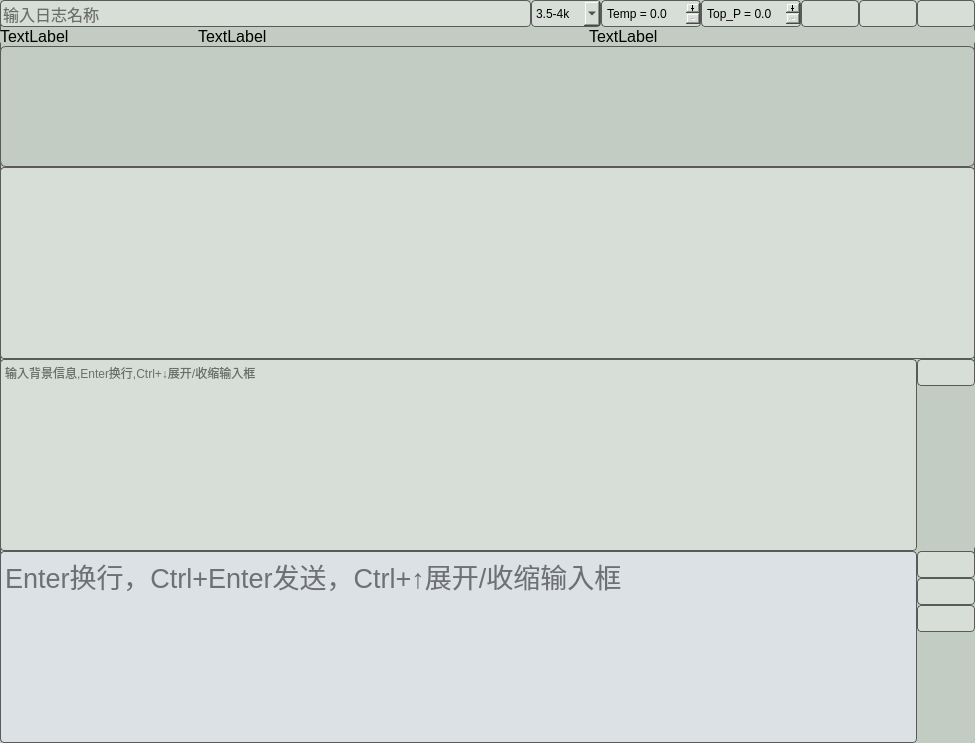
<?xml version="1.0" encoding="UTF-8"?>
<ui version="4.0">
 <class>MainWindow</class>
 <widget class="QMainWindow" name="MainWindow">
  <property name="geometry">
   <rect>
    <x>0</x>
    <y>0</y>
    <width>975</width>
    <height>743</height>
   </rect>
  </property>
  <property name="sizePolicy">
   <sizepolicy hsizetype="Fixed" vsizetype="Fixed">
    <horstretch>0</horstretch>
    <verstretch>0</verstretch>
   </sizepolicy>
  </property>
  <property name="minimumSize">
   <size>
    <width>40</width>
    <height>40</height>
   </size>
  </property>
  <property name="font">
   <font>
    <pointsize>20</pointsize>
   </font>
  </property>
  <property name="windowTitle">
   <string/>
  </property>
  <property name="styleSheet">
   <string notr="true">background-color: rgb(194, 204, 194);
border:1px solid rgb(90,90,90);
border-radius:6px;</string>
  </property>
  <widget class="QWidget" name="centralwidget">
   <layout class="QVBoxLayout" name="verticalLayout">
    <property name="spacing">
     <number>0</number>
    </property>
    <property name="leftMargin">
     <number>0</number>
    </property>
    <property name="topMargin">
     <number>0</number>
    </property>
    <property name="rightMargin">
     <number>0</number>
    </property>
    <property name="bottomMargin">
     <number>0</number>
    </property>
    <item>
     <widget class="QWidget" name="log_layout_w" native="true">
      <property name="sizePolicy">
       <sizepolicy hsizetype="Preferred" vsizetype="Fixed">
        <horstretch>0</horstretch>
        <verstretch>0</verstretch>
       </sizepolicy>
      </property>
      <property name="styleSheet">
       <string notr="true">border:0px;</string>
      </property>
      <layout class="QHBoxLayout" name="log_layout">
       <property name="spacing">
        <number>0</number>
       </property>
       <property name="sizeConstraint">
        <enum>QLayout::SetDefaultConstraint</enum>
       </property>
       <property name="leftMargin">
        <number>0</number>
       </property>
       <property name="topMargin">
        <number>0</number>
       </property>
       <property name="rightMargin">
        <number>0</number>
       </property>
       <property name="bottomMargin">
        <number>0</number>
       </property>
       <item>
        <widget class="QLineEdit" name="log_name_edit">
         <property name="sizePolicy">
          <sizepolicy hsizetype="Expanding" vsizetype="Expanding">
           <horstretch>0</horstretch>
           <verstretch>0</verstretch>
          </sizepolicy>
         </property>
         <property name="font">
          <font>
           <pointsize>12</pointsize>
          </font>
         </property>
         <property name="styleSheet">
          <string notr="true">background-color:rgb(215,221,215);
border:1px solid rgb(90,90,90);
border-radius:4px;</string>
         </property>
         <property name="placeholderText">
          <string>输入日志名称</string>
         </property>
        </widget>
       </item>
       <item>
        <widget class="QComboBox" name="model_combo">
         <property name="sizePolicy">
          <sizepolicy hsizetype="Fixed" vsizetype="Preferred">
           <horstretch>0</horstretch>
           <verstretch>0</verstretch>
          </sizepolicy>
         </property>
         <property name="minimumSize">
          <size>
           <width>70</width>
           <height>0</height>
          </size>
         </property>
         <property name="styleSheet">
          <string notr="true">background-color:rgb(215,221,215);
border:1px solid rgb(90,90,90);
border-radius:4px;</string>
         </property>
         <item>
          <property name="text">
           <string>3.5-4k</string>
          </property>
         </item>
         <item>
          <property name="text">
           <string>3.5-16K</string>
          </property>
         </item>
        </widget>
       </item>
       <item>
        <widget class="QDoubleSpinBox" name="temp_vbox">
         <property name="sizePolicy">
          <sizepolicy hsizetype="Fixed" vsizetype="Preferred">
           <horstretch>0</horstretch>
           <verstretch>0</verstretch>
          </sizepolicy>
         </property>
         <property name="minimumSize">
          <size>
           <width>100</width>
           <height>0</height>
          </size>
         </property>
         <property name="styleSheet">
          <string notr="true">background-color:rgb(215,221,215);
border:1px solid rgb(90,90,90);
border-radius:4px;</string>
         </property>
         <property name="buttonSymbols">
          <enum>QAbstractSpinBox::PlusMinus</enum>
         </property>
         <property name="prefix">
          <string> Temp = </string>
         </property>
         <property name="decimals">
          <number>1</number>
         </property>
         <property name="maximum">
          <double>1.000000000000000</double>
         </property>
         <property name="singleStep">
          <double>0.100000000000000</double>
         </property>
        </widget>
       </item>
       <item>
        <widget class="QDoubleSpinBox" name="topp_vbox">
         <property name="sizePolicy">
          <sizepolicy hsizetype="Fixed" vsizetype="Preferred">
           <horstretch>0</horstretch>
           <verstretch>0</verstretch>
          </sizepolicy>
         </property>
         <property name="minimumSize">
          <size>
           <width>100</width>
           <height>0</height>
          </size>
         </property>
         <property name="styleSheet">
          <string notr="true">background-color:rgb(215,221,215);
border:1px solid rgb(90,90,90);
border-radius:4px;</string>
         </property>
         <property name="buttonSymbols">
          <enum>QAbstractSpinBox::PlusMinus</enum>
         </property>
         <property name="prefix">
          <string> Top_P = </string>
         </property>
         <property name="decimals">
          <number>1</number>
         </property>
         <property name="maximum">
          <double>1.000000000000000</double>
         </property>
         <property name="singleStep">
          <double>0.100000000000000</double>
         </property>
        </widget>
       </item>
       <item>
        <widget class="QPushButton" name="save_btn">
         <property name="sizePolicy">
          <sizepolicy hsizetype="Fixed" vsizetype="Expanding">
           <horstretch>0</horstretch>
           <verstretch>0</verstretch>
          </sizepolicy>
         </property>
         <property name="minimumSize">
          <size>
           <width>40</width>
           <height>0</height>
          </size>
         </property>
         <property name="font">
          <font>
           <pointsize>16</pointsize>
          </font>
         </property>
         <property name="toolTip">
          <string>&lt;html&gt;&lt;head/&gt;&lt;body&gt;&lt;p&gt;&lt;span style=&quot; font-size:16pt;&quot;&gt;保存日志&lt;/span&gt;&lt;/p&gt;&lt;/body&gt;&lt;/html&gt;</string>
         </property>
         <property name="styleSheet">
          <string notr="true">QPushButton:checked
{
background-color: rgb(165,180,165)
}

QPushButton
{
background-color:rgb(215,221,215);
border:1px solid rgb(90,90,90);
border-radius:4px;
}
QPushButton:hover
{
background-color: rgb(238,232,210)
}
QPushButton:pressed
{
background-color: rgb(105,158,105)
}</string>
         </property>
         <property name="text">
          <string/>
         </property>
         <property name="icon">
          <iconset>
           <normaloff>icon/save.png</normaloff>icon/save.png</iconset>
         </property>
         <property name="iconSize">
          <size>
           <width>30</width>
           <height>30</height>
          </size>
         </property>
        </widget>
       </item>
       <item>
        <widget class="QPushButton" name="load_btn">
         <property name="sizePolicy">
          <sizepolicy hsizetype="Fixed" vsizetype="Expanding">
           <horstretch>0</horstretch>
           <verstretch>0</verstretch>
          </sizepolicy>
         </property>
         <property name="minimumSize">
          <size>
           <width>40</width>
           <height>0</height>
          </size>
         </property>
         <property name="font">
          <font>
           <pointsize>16</pointsize>
          </font>
         </property>
         <property name="toolTip">
          <string>&lt;html&gt;&lt;head/&gt;&lt;body&gt;&lt;p&gt;&lt;span style=&quot; font-size:16pt;&quot;&gt;加载日志&lt;/span&gt;&lt;/p&gt;&lt;/body&gt;&lt;/html&gt;</string>
         </property>
         <property name="styleSheet">
          <string notr="true">QPushButton:checked
{
background-color: rgb(165,180,165)
}

QPushButton
{
background-color:rgb(215,221,215);
border:1px solid rgb(90,90,90);
border-radius:4px;
}
QPushButton:hover
{
background-color: rgb(238,232,210)
}
QPushButton:pressed
{
background-color: rgb(105,158,105)
}</string>
         </property>
         <property name="text">
          <string/>
         </property>
         <property name="icon">
          <iconset>
           <normaloff>icon/load.png</normaloff>icon/load.png</iconset>
         </property>
         <property name="iconSize">
          <size>
           <width>30</width>
           <height>30</height>
          </size>
         </property>
        </widget>
       </item>
       <item>
        <widget class="QPushButton" name="pin_btn">
         <property name="sizePolicy">
          <sizepolicy hsizetype="Fixed" vsizetype="Expanding">
           <horstretch>0</horstretch>
           <verstretch>0</verstretch>
          </sizepolicy>
         </property>
         <property name="minimumSize">
          <size>
           <width>40</width>
           <height>0</height>
          </size>
         </property>
         <property name="font">
          <font>
           <pointsize>16</pointsize>
          </font>
         </property>
         <property name="toolTip">
          <string>&lt;html&gt;&lt;head/&gt;&lt;body&gt;&lt;p&gt;&lt;span style=&quot; font-size:16pt;&quot;&gt;窗体置顶&lt;/span&gt;&lt;/p&gt;&lt;/body&gt;&lt;/html&gt;</string>
         </property>
         <property name="styleSheet">
          <string notr="true">QPushButton:checked
{
background-color: rgb(165,180,165)
}

QPushButton
{
background-color:rgb(215,221,215);
border:1px solid rgb(90,90,90);
border-radius:4px;
}
QPushButton:hover
{
background-color: rgb(238,232,210)
}
QPushButton:pressed
{
background-color: rgb(105,158,105)
}</string>
         </property>
         <property name="text">
          <string/>
         </property>
         <property name="icon">
          <iconset>
           <normaloff>icon/pinoff.png</normaloff>
           <normalon>icon/pin.png</normalon>icon/pinoff.png</iconset>
         </property>
         <property name="iconSize">
          <size>
           <width>30</width>
           <height>30</height>
          </size>
         </property>
         <property name="checkable">
          <bool>true</bool>
         </property>
        </widget>
       </item>
      </layout>
     </widget>
    </item>
    <item>
     <widget class="QWidget" name="token_disp_layout_w" native="true">
      <property name="styleSheet">
       <string notr="true">border:0px;</string>
      </property>
      <layout class="QHBoxLayout" name="horizontalLayout_3" stretch="1,2,2">
       <property name="spacing">
        <number>5</number>
       </property>
       <property name="leftMargin">
        <number>0</number>
       </property>
       <property name="topMargin">
        <number>0</number>
       </property>
       <property name="rightMargin">
        <number>0</number>
       </property>
       <property name="bottomMargin">
        <number>0</number>
       </property>
       <item>
        <widget class="QLabel" name="predicted_token_disp">
         <property name="font">
          <font>
           <pointsize>12</pointsize>
          </font>
         </property>
         <property name="text">
          <string>TextLabel</string>
         </property>
        </widget>
       </item>
       <item>
        <widget class="QLabel" name="actual_token_disp">
         <property name="font">
          <font>
           <pointsize>12</pointsize>
          </font>
         </property>
         <property name="text">
          <string>TextLabel</string>
         </property>
        </widget>
       </item>
       <item>
        <widget class="QLabel" name="sum_token_disp">
         <property name="font">
          <font>
           <pointsize>12</pointsize>
          </font>
         </property>
         <property name="text">
          <string>TextLabel</string>
         </property>
        </widget>
       </item>
      </layout>
     </widget>
    </item>
    <item>
     <widget class="DialogList" name="dialog_list" native="true">
      <property name="sizePolicy">
       <sizepolicy hsizetype="Preferred" vsizetype="Expanding">
        <horstretch>0</horstretch>
        <verstretch>0</verstretch>
       </sizepolicy>
      </property>
     </widget>
    </item>
    <item>
     <widget class="QTextEdit" name="dialog_edit">
      <property name="sizePolicy">
       <sizepolicy hsizetype="Expanding" vsizetype="Expanding">
        <horstretch>0</horstretch>
        <verstretch>0</verstretch>
       </sizepolicy>
      </property>
      <property name="font">
       <font>
        <pointsize>12</pointsize>
       </font>
      </property>
      <property name="styleSheet">
       <string notr="true">background-color:rgb(215,221,215);
border:1px solid rgb(90,90,90);
border-radius:4px;</string>
      </property>
      <property name="horizontalScrollBarPolicy">
       <enum>Qt::ScrollBarAlwaysOff</enum>
      </property>
      <property name="readOnly">
       <bool>true</bool>
      </property>
      <property name="html">
       <string>&lt;!DOCTYPE HTML PUBLIC &quot;-//W3C//DTD HTML 4.0//EN&quot; &quot;http://www.w3.org/TR/REC-html40/strict.dtd&quot;&gt;
&lt;html&gt;&lt;head&gt;&lt;meta name=&quot;qrichtext&quot; content=&quot;1&quot; /&gt;&lt;meta charset=&quot;utf-8&quot; /&gt;&lt;style type=&quot;text/css&quot;&gt;
p, li { white-space: pre-wrap; }
hr { height: 1px; border-width: 0; }
li.unchecked::marker { content: &quot;\2610&quot;; }
li.checked::marker { content: &quot;\2612&quot;; }
&lt;/style&gt;&lt;/head&gt;&lt;body style=&quot; font-family:'Microsoft YaHei UI'; font-size:12pt; font-weight:400; font-style:normal;&quot;&gt;
&lt;p style=&quot;-qt-paragraph-type:empty; margin-top:0px; margin-bottom:0px; margin-left:0px; margin-right:0px; -qt-block-indent:0; text-indent:0px;&quot;&gt;&lt;br /&gt;&lt;/p&gt;&lt;/body&gt;&lt;/html&gt;</string>
      </property>
     </widget>
    </item>
    <item>
     <widget class="QWidget" name="system_layout_w" native="true">
      <property name="sizePolicy">
       <sizepolicy hsizetype="Expanding" vsizetype="Fixed">
        <horstretch>0</horstretch>
        <verstretch>0</verstretch>
       </sizepolicy>
      </property>
      <property name="styleSheet">
       <string notr="true">border:0px;</string>
      </property>
      <layout class="QHBoxLayout" name="horizontalLayout">
       <property name="spacing">
        <number>0</number>
       </property>
       <property name="leftMargin">
        <number>0</number>
       </property>
       <property name="topMargin">
        <number>0</number>
       </property>
       <property name="rightMargin">
        <number>0</number>
       </property>
       <property name="bottomMargin">
        <number>0</number>
       </property>
       <item>
        <widget class="QPlainTextEdit" name="system_edit">
         <property name="sizePolicy">
          <sizepolicy hsizetype="Expanding" vsizetype="Expanding">
           <horstretch>0</horstretch>
           <verstretch>0</verstretch>
          </sizepolicy>
         </property>
         <property name="styleSheet">
          <string notr="true">background-color:rgb(215,221,215);
border:1px solid rgb(90,90,90);
border-radius:4px;</string>
         </property>
         <property name="placeholderText">
          <string>输入背景信息,Enter换行,Ctrl+↓展开/收缩输入框</string>
         </property>
        </widget>
       </item>
       <item>
        <widget class="QWidget" name="verticalWidget" native="true">
         <property name="sizePolicy">
          <sizepolicy hsizetype="Preferred" vsizetype="Expanding">
           <horstretch>0</horstretch>
           <verstretch>0</verstretch>
          </sizepolicy>
         </property>
         <layout class="QVBoxLayout" name="verticalLayout_3">
          <property name="spacing">
           <number>0</number>
          </property>
          <property name="leftMargin">
           <number>0</number>
          </property>
          <property name="topMargin">
           <number>0</number>
          </property>
          <property name="rightMargin">
           <number>0</number>
          </property>
          <property name="bottomMargin">
           <number>0</number>
          </property>
          <item>
           <widget class="QPushButton" name="system_size_btn">
            <property name="sizePolicy">
             <sizepolicy hsizetype="Fixed" vsizetype="Fixed">
              <horstretch>0</horstretch>
              <verstretch>0</verstretch>
             </sizepolicy>
            </property>
            <property name="font">
             <font>
              <pointsize>16</pointsize>
             </font>
            </property>
            <property name="toolTip">
             <string>&lt;html&gt;&lt;head/&gt;&lt;body&gt;&lt;p&gt;&lt;span style=&quot; font-size:16pt;&quot;&gt;展开/收缩&lt;/span&gt;&lt;/p&gt;&lt;/body&gt;&lt;/html&gt;</string>
            </property>
            <property name="styleSheet">
             <string notr="true">QPushButton:checked
{
background-color: rgb(165,180,165)
}

QPushButton
{
background-color:rgb(215,221,215);
border:1px solid rgb(90,90,90);
border-radius:4px;
}
QPushButton:hover
{
background-color: rgb(238,232,210)
}
QPushButton:pressed
{
background-color: rgb(105,158,105)
}</string>
            </property>
            <property name="text">
             <string/>
            </property>
            <property name="icon">
             <iconset>
              <normaloff>icon/up.png</normaloff>icon/up.png</iconset>
            </property>
            <property name="iconSize">
             <size>
              <width>30</width>
              <height>30</height>
             </size>
            </property>
            <property name="checkable">
             <bool>true</bool>
            </property>
           </widget>
          </item>
          <item>
           <spacer name="verticalSpacer_2">
            <property name="orientation">
             <enum>Qt::Vertical</enum>
            </property>
            <property name="sizeHint" stdset="0">
             <size>
              <width>0</width>
              <height>40</height>
             </size>
            </property>
           </spacer>
          </item>
         </layout>
        </widget>
       </item>
      </layout>
     </widget>
    </item>
    <item>
     <widget class="QWidget" name="input_layout_w" native="true">
      <property name="sizePolicy">
       <sizepolicy hsizetype="Expanding" vsizetype="Fixed">
        <horstretch>0</horstretch>
        <verstretch>0</verstretch>
       </sizepolicy>
      </property>
      <property name="styleSheet">
       <string notr="true">border:0px</string>
      </property>
      <layout class="QHBoxLayout" name="horizontalLayout_2">
       <property name="spacing">
        <number>0</number>
       </property>
       <property name="leftMargin">
        <number>0</number>
       </property>
       <property name="topMargin">
        <number>0</number>
       </property>
       <property name="rightMargin">
        <number>0</number>
       </property>
       <property name="bottomMargin">
        <number>0</number>
       </property>
       <item>
        <widget class="QPlainTextEdit" name="input_edit">
         <property name="sizePolicy">
          <sizepolicy hsizetype="Expanding" vsizetype="Expanding">
           <horstretch>0</horstretch>
           <verstretch>0</verstretch>
          </sizepolicy>
         </property>
         <property name="font">
          <font>
           <pointsize>20</pointsize>
          </font>
         </property>
         <property name="styleSheet">
          <string notr="true">background-color:rgb(220,225,230);
border:1px solid rgb(90,90,90);
border-radius:4px;</string>
         </property>
         <property name="placeholderText">
          <string>Enter换行，Ctrl+Enter发送，Ctrl+↑展开/收缩输入框</string>
         </property>
        </widget>
       </item>
       <item>
        <widget class="QWidget" name="button_layout_w" native="true">
         <property name="sizePolicy">
          <sizepolicy hsizetype="Fixed" vsizetype="Expanding">
           <horstretch>0</horstretch>
           <verstretch>0</verstretch>
          </sizepolicy>
         </property>
         <property name="styleSheet">
          <string notr="true">border:0px</string>
         </property>
         <layout class="QVBoxLayout" name="verticalLayout_2">
          <property name="spacing">
           <number>0</number>
          </property>
          <property name="leftMargin">
           <number>0</number>
          </property>
          <property name="topMargin">
           <number>0</number>
          </property>
          <property name="rightMargin">
           <number>0</number>
          </property>
          <property name="bottomMargin">
           <number>0</number>
          </property>
          <item>
           <widget class="QPushButton" name="input_size_btn">
            <property name="sizePolicy">
             <sizepolicy hsizetype="Fixed" vsizetype="Fixed">
              <horstretch>0</horstretch>
              <verstretch>0</verstretch>
             </sizepolicy>
            </property>
            <property name="font">
             <font>
              <pointsize>16</pointsize>
             </font>
            </property>
            <property name="toolTip">
             <string>&lt;html&gt;&lt;head/&gt;&lt;body&gt;&lt;p&gt;&lt;span style=&quot; font-size:16pt;&quot;&gt;展开/收缩&lt;/span&gt;&lt;/p&gt;&lt;/body&gt;&lt;/html&gt;</string>
            </property>
            <property name="styleSheet">
             <string notr="true">QPushButton:checked
{
background-color: rgb(165,180,165)
}

QPushButton
{
background-color:rgb(215,221,215);
border:1px solid rgb(90,90,90);
border-radius:4px;
}
QPushButton:hover
{
background-color: rgb(238,232,210)
}
QPushButton:pressed
{
background-color: rgb(105,158,105)
}</string>
            </property>
            <property name="text">
             <string/>
            </property>
            <property name="icon">
             <iconset>
              <normaloff>icon/up.png</normaloff>icon/up.png</iconset>
            </property>
            <property name="iconSize">
             <size>
              <width>30</width>
              <height>30</height>
             </size>
            </property>
            <property name="checkable">
             <bool>true</bool>
            </property>
           </widget>
          </item>
          <item>
           <widget class="QPushButton" name="send_btn">
            <property name="sizePolicy">
             <sizepolicy hsizetype="Fixed" vsizetype="Fixed">
              <horstretch>0</horstretch>
              <verstretch>0</verstretch>
             </sizepolicy>
            </property>
            <property name="font">
             <font>
              <pointsize>16</pointsize>
             </font>
            </property>
            <property name="toolTip">
             <string>&lt;html&gt;&lt;head/&gt;&lt;body&gt;&lt;p&gt;&lt;span style=&quot; font-size:16pt;&quot;&gt;发送&lt;/span&gt;&lt;/p&gt;&lt;/body&gt;&lt;/html&gt;</string>
            </property>
            <property name="styleSheet">
             <string notr="true">QPushButton:checked
{
background-color: rgb(165,180,165)
}

QPushButton
{
background-color:rgb(215,221,215);
border:1px solid rgb(90,90,90);
border-radius:4px;
}
QPushButton:hover
{
background-color: rgb(238,232,210)
}
QPushButton:pressed
{
background-color: rgb(105,158,105)
}</string>
            </property>
            <property name="text">
             <string/>
            </property>
            <property name="icon">
             <iconset>
              <normaloff>icon/send.png</normaloff>icon/send.png</iconset>
            </property>
            <property name="iconSize">
             <size>
              <width>30</width>
              <height>30</height>
             </size>
            </property>
           </widget>
          </item>
          <item>
           <widget class="QPushButton" name="clear_btn">
            <property name="sizePolicy">
             <sizepolicy hsizetype="Fixed" vsizetype="Fixed">
              <horstretch>0</horstretch>
              <verstretch>0</verstretch>
             </sizepolicy>
            </property>
            <property name="font">
             <font>
              <pointsize>16</pointsize>
             </font>
            </property>
            <property name="toolTip">
             <string>&lt;html&gt;&lt;head/&gt;&lt;body&gt;&lt;p&gt;&lt;span style=&quot; font-size:16pt;&quot;&gt;清空&lt;/span&gt;&lt;/p&gt;&lt;/body&gt;&lt;/html&gt;</string>
            </property>
            <property name="styleSheet">
             <string notr="true">QPushButton:checked
{
background-color: rgb(165,180,165)
}

QPushButton
{
background-color:rgb(215,221,215);
border:1px solid rgb(90,90,90);
border-radius:4px;
}
QPushButton:hover
{
background-color: rgb(238,232,210)
}
QPushButton:pressed
{
background-color: rgb(105,158,105)
}</string>
            </property>
            <property name="text">
             <string/>
            </property>
            <property name="icon">
             <iconset>
              <normaloff>icon/clear.png</normaloff>icon/clear.png</iconset>
            </property>
            <property name="iconSize">
             <size>
              <width>30</width>
              <height>30</height>
             </size>
            </property>
           </widget>
          </item>
          <item>
           <spacer name="verticalSpacer">
            <property name="orientation">
             <enum>Qt::Vertical</enum>
            </property>
            <property name="sizeType">
             <enum>QSizePolicy::Expanding</enum>
            </property>
            <property name="sizeHint" stdset="0">
             <size>
              <width>0</width>
              <height>40</height>
             </size>
            </property>
           </spacer>
          </item>
         </layout>
        </widget>
       </item>
      </layout>
     </widget>
    </item>
   </layout>
  </widget>
 </widget>
 <customwidgets>
  <customwidget>
   <class>DialogList</class>
   <extends>QWidget</extends>
   <header>widgets.dialog_listwidget</header>
   <container>1</container>
  </customwidget>
 </customwidgets>
 <resources/>
 <connections/>
</ui>
